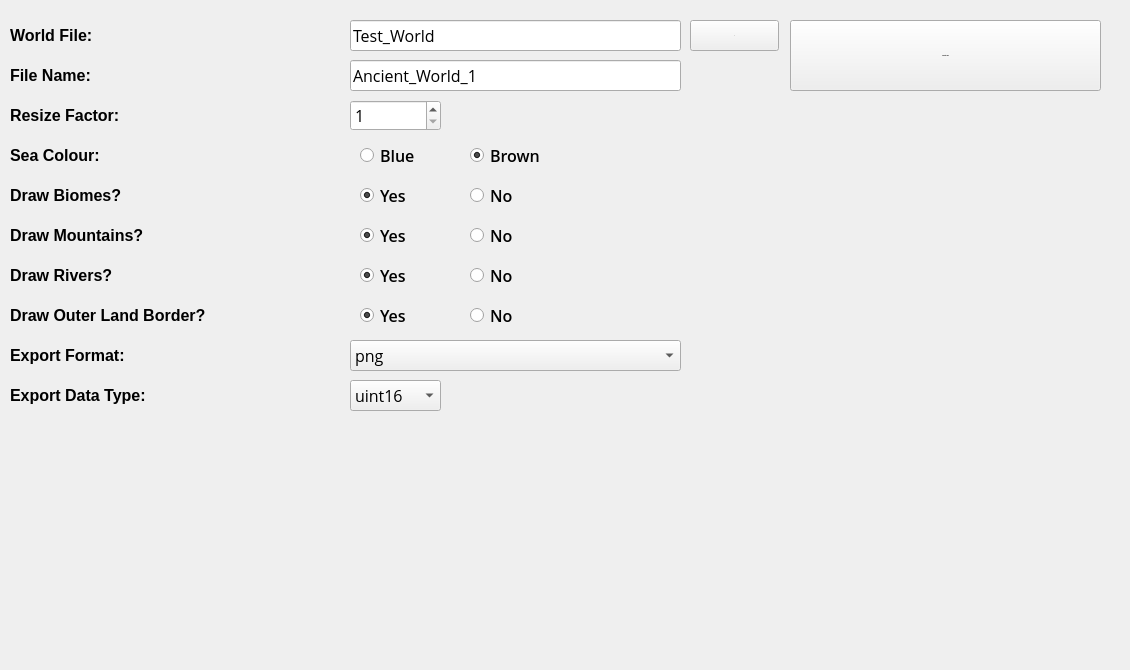
     <widget class="QWidget" name="tbAncient">
      <attribute name="title">
       <string>Ancient Map Generator</string>
      </attribute>
      <widget class="QLabel" name="label_33">
       <property name="geometry">
        <rect>
         <x>10</x>
         <y>20</y>
         <width>221</width>
         <height>31</height>
        </rect>
       </property>
       <property name="font">
        <font>
         <pointsize>12</pointsize>
         <weight>75</weight>
         <bold>true</bold>
        </font>
       </property>
       <property name="text">
        <string>World File:</string>
       </property>
      </widget>
      <widget class="QLabel" name="label_34">
       <property name="geometry">
        <rect>
         <x>10</x>
         <y>60</y>
         <width>121</width>
         <height>31</height>
        </rect>
       </property>
       <property name="font">
        <font>
         <pointsize>12</pointsize>
         <weight>75</weight>
         <bold>true</bold>
        </font>
       </property>
       <property name="text">
        <string>File Name:</string>
       </property>
      </widget>
      <widget class="QLineEdit" name="txtAncWorld">
       <property name="geometry">
        <rect>
         <x>350</x>
         <y>20</y>
         <width>331</width>
         <height>31</height>
        </rect>
       </property>
       <property name="font">
        <font>
         <family>Open Sans</family>
         <pointsize>12</pointsize>
        </font>
       </property>
       <property name="text">
        <string>Test_World</string>
       </property>
      </widget>
      <widget class="QLineEdit" name="txtAncFile">
       <property name="geometry">
        <rect>
         <x>350</x>
         <y>60</y>
         <width>331</width>
         <height>31</height>
        </rect>
       </property>
       <property name="font">
        <font>
         <family>Open Sans</family>
         <pointsize>12</pointsize>
        </font>
       </property>
       <property name="text">
        <string>Ancient_World_1</string>
       </property>
      </widget>
      <widget class="QPushButton" name="btnAncWorld">
       <property name="geometry">
        <rect>
         <x>690</x>
         <y>20</y>
         <width>89</width>
         <height>31</height>
        </rect>
       </property>
       <property name="font">
        <font>
         <pointsize>-1</pointsize>
         <weight>75</weight>
         <bold>true</bold>
        </font>
       </property>
       <property name="text">
        <string>...</string>
       </property>
      </widget>
      <widget class="QLabel" name="label_35">
       <property name="geometry">
        <rect>
         <x>10</x>
         <y>100</y>
         <width>121</width>
         <height>31</height>
        </rect>
       </property>
       <property name="font">
        <font>
         <pointsize>12</pointsize>
         <weight>75</weight>
         <bold>true</bold>
        </font>
       </property>
       <property name="text">
        <string>Resize Factor:</string>
       </property>
      </widget>
      <widget class="QSpinBox" name="spnResize">
       <property name="geometry">
        <rect>
         <x>350</x>
         <y>100</y>
         <width>91</width>
         <height>31</height>
        </rect>
       </property>
       <property name="font">
        <font>
         <family>Open Sans</family>
         <pointsize>-1</pointsize>
        </font>
       </property>
       <property name="styleSheet">
        <string notr="true">font-family: Open Sans;
font-size: 16px;</string>
       </property>
       <property name="minimum">
        <number>1</number>
       </property>
       <property name="maximum">
        <number>32</number>
       </property>
      </widget>
      <widget class="QLabel" name="label_36">
       <property name="geometry">
        <rect>
         <x>10</x>
         <y>140</y>
         <width>261</width>
         <height>31</height>
        </rect>
       </property>
       <property name="font">
        <font>
         <pointsize>12</pointsize>
         <weight>75</weight>
         <bold>true</bold>
        </font>
       </property>
       <property name="text">
        <string>Sea Colour:</string>
       </property>
      </widget>
      <widget class="QLabel" name="label_37">
       <property name="geometry">
        <rect>
         <x>10</x>
         <y>180</y>
         <width>261</width>
         <height>31</height>
        </rect>
       </property>
       <property name="font">
        <font>
         <pointsize>12</pointsize>
         <weight>75</weight>
         <bold>true</bold>
        </font>
       </property>
       <property name="text">
        <string>Draw Biomes?</string>
       </property>
      </widget>
      <widget class="QLabel" name="label_38">
       <property name="geometry">
        <rect>
         <x>10</x>
         <y>220</y>
         <width>261</width>
         <height>31</height>
        </rect>
       </property>
       <property name="font">
        <font>
         <pointsize>12</pointsize>
         <weight>75</weight>
         <bold>true</bold>
        </font>
       </property>
       <property name="text">
        <string>Draw Mountains?</string>
       </property>
      </widget>
      <widget class="QLabel" name="label_39">
       <property name="geometry">
        <rect>
         <x>10</x>
         <y>260</y>
         <width>261</width>
         <height>31</height>
        </rect>
       </property>
       <property name="font">
        <font>
         <pointsize>12</pointsize>
         <weight>75</weight>
         <bold>true</bold>
        </font>
       </property>
       <property name="text">
        <string>Draw Rivers?</string>
       </property>
      </widget>
      <widget class="QLabel" name="label_40">
       <property name="geometry">
        <rect>
         <x>10</x>
         <y>300</y>
         <width>261</width>
         <height>31</height>
        </rect>
       </property>
       <property name="font">
        <font>
         <pointsize>12</pointsize>
         <weight>75</weight>
         <bold>true</bold>
        </font>
       </property>
       <property name="text">
        <string>Draw Outer Land Border?</string>
       </property>
      </widget>
      <widget class="QLabel" name="label_41">
       <property name="geometry">
        <rect>
         <x>10</x>
         <y>380</y>
         <width>171</width>
         <height>31</height>
        </rect>
       </property>
       <property name="font">
        <font>
         <pointsize>12</pointsize>
         <weight>75</weight>
         <bold>true</bold>
        </font>
       </property>
       <property name="text">
        <string>Export Data Type:</string>
       </property>
      </widget>
      <widget class="QLabel" name="label_42">
       <property name="geometry">
        <rect>
         <x>10</x>
         <y>340</y>
         <width>161</width>
         <height>31</height>
        </rect>
       </property>
       <property name="font">
        <font>
         <pointsize>12</pointsize>
         <weight>75</weight>
         <bold>true</bold>
        </font>
       </property>
       <property name="text">
        <string>Export Format:</string>
       </property>
      </widget>
      <widget class="QPushButton" name="btnAncMap">
       <property name="geometry">
        <rect>
         <x>790</x>
         <y>20</y>
         <width>311</width>
         <height>71</height>
        </rect>
       </property>
       <property name="font">
        <font>
         <pointsize>-1</pointsize>
         <weight>75</weight>
         <bold>true</bold>
        </font>
       </property>
       <property name="text">
        <string>Generate Map</string>
       </property>
      </widget>
      <widget class="QComboBox" name="cboAncData">
       <property name="geometry">
        <rect>
         <x>350</x>
         <y>380</y>
         <width>91</width>
         <height>31</height>
        </rect>
       </property>
       <property name="font">
        <font>
         <family>Open Sans</family>
         <pointsize>12</pointsize>
        </font>
       </property>
       <property name="currentIndex">
        <number>3</number>
       </property>
       <item>
        <property name="text">
         <string>int8</string>
        </property>
       </item>
       <item>
        <property name="text">
         <string>uint8</string>
        </property>
       </item>
       <item>
        <property name="text">
         <string>int16</string>
        </property>
       </item>
       <item>
        <property name="text">
         <string>uint16</string>
        </property>
       </item>
       <item>
        <property name="text">
         <string>int32</string>
        </property>
       </item>
       <item>
        <property name="text">
         <string>uint32</string>
        </property>
       </item>
       <item>
        <property name="text">
         <string>int64</string>
        </property>
       </item>
       <item>
        <property name="text">
         <string>uint64</string>
        </property>
       </item>
       <item>
        <property name="text">
         <string>float16</string>
        </property>
       </item>
       <item>
        <property name="text">
         <string>float32</string>
        </property>
       </item>
       <item>
        <property name="text">
         <string>float64</string>
        </property>
       </item>
      </widget>
      <widget class="QComboBox" name="cboAncFormat">
       <property name="geometry">
        <rect>
         <x>350</x>
         <y>340</y>
         <width>331</width>
         <height>31</height>
        </rect>
       </property>
       <property name="font">
        <font>
         <family>Open Sans</family>
         <pointsize>12</pointsize>
        </font>
       </property>
       <property name="currentIndex">
        <number>3</number>
       </property>
       <item>
        <property name="text">
         <string>Arc/Info ASCII Grid</string>
        </property>
       </item>
       <item>
        <property name="text">
         <string>ACE2</string>
        </property>
       </item>
       <item>
        <property name="text">
         <string>ADRG/ARC Digitilized Raster Graphics (.gen/.thf)</string>
        </property>
       </item>
       <item>
        <property name="text">
         <string>png</string>
        </property>
       </item>
      </widget>
      <widget class="QGroupBox" name="grpSea">
       <property name="geometry">
        <rect>
         <x>350</x>
         <y>140</y>
         <width>201</width>
         <height>31</height>
        </rect>
       </property>
       <property name="styleSheet">
        <string notr="true">font-family: Open Sans;
font-size: 16px;
font-style: normal;
font-variant: normal;
font-weight: 500;
border:0;</string>
       </property>
       <property name="title">
        <string/>
       </property>
       <widget class="QRadioButton" name="rdoSeaBlue">
        <property name="geometry">
         <rect>
          <x>10</x>
          <y>0</y>
          <width>86</width>
          <height>31</height>
         </rect>
        </property>
        <property name="text">
         <string>Blue</string>
        </property>
       </widget>
       <widget class="QRadioButton" name="rdoSeaBrown">
        <property name="geometry">
         <rect>
          <x>120</x>
          <y>0</y>
          <width>86</width>
          <height>31</height>
         </rect>
        </property>
        <property name="text">
         <string>Brown</string>
        </property>
        <property name="checked">
         <bool>true</bool>
        </property>
       </widget>
      </widget>
      <widget class="QGroupBox" name="grpBiomes">
       <property name="geometry">
        <rect>
         <x>350</x>
         <y>180</y>
         <width>201</width>
         <height>31</height>
        </rect>
       </property>
       <property name="styleSheet">
        <string notr="true">font-family: Open Sans;
font-size: 16px;
font-style: normal;
font-variant: normal;
font-weight: 500;
border:0;</string>
       </property>
       <property name="title">
        <string/>
       </property>
       <widget class="QRadioButton" name="rdoBiomesYes">
        <property name="geometry">
         <rect>
          <x>10</x>
          <y>0</y>
          <width>86</width>
          <height>31</height>
         </rect>
        </property>
        <property name="text">
         <string>Yes</string>
        </property>
        <property name="checked">
         <bool>true</bool>
        </property>
       </widget>
       <widget class="QRadioButton" name="rdoBiomesNo">
        <property name="geometry">
         <rect>
          <x>120</x>
          <y>0</y>
          <width>86</width>
          <height>31</height>
         </rect>
        </property>
        <property name="text">
         <string>No</string>
        </property>
        <property name="checked">
         <bool>false</bool>
        </property>
       </widget>
      </widget>
      <widget class="QGroupBox" name="grpMountains">
       <property name="geometry">
        <rect>
         <x>350</x>
         <y>220</y>
         <width>201</width>
         <height>31</height>
        </rect>
       </property>
       <property name="styleSheet">
        <string notr="true">font-family: Open Sans;
font-size: 16px;
font-style: normal;
font-variant: normal;
font-weight: 500;
border:0;</string>
       </property>
       <property name="title">
        <string/>
       </property>
       <widget class="QRadioButton" name="rdoMountYes">
        <property name="geometry">
         <rect>
          <x>10</x>
          <y>0</y>
          <width>86</width>
          <height>31</height>
         </rect>
        </property>
        <property name="text">
         <string>Yes</string>
        </property>
        <property name="checked">
         <bool>true</bool>
        </property>
       </widget>
       <widget class="QRadioButton" name="rdoMountNo">
        <property name="geometry">
         <rect>
          <x>120</x>
          <y>0</y>
          <width>86</width>
          <height>31</height>
         </rect>
        </property>
        <property name="text">
         <string>No</string>
        </property>
        <property name="checked">
         <bool>false</bool>
        </property>
       </widget>
      </widget>
      <widget class="QGroupBox" name="grpRivers">
       <property name="geometry">
        <rect>
         <x>350</x>
         <y>260</y>
         <width>201</width>
         <height>31</height>
        </rect>
       </property>
       <property name="styleSheet">
        <string notr="true">font-family: Open Sans;
font-size: 16px;
font-style: normal;
font-variant: normal;
font-weight: 500;
border:0;</string>
       </property>
       <property name="title">
        <string/>
       </property>
       <widget class="QRadioButton" name="rdoRiverYes">
        <property name="geometry">
         <rect>
          <x>10</x>
          <y>0</y>
          <width>86</width>
          <height>31</height>
         </rect>
        </property>
        <property name="text">
         <string>Yes</string>
        </property>
        <property name="checked">
         <bool>true</bool>
        </property>
       </widget>
       <widget class="QRadioButton" name="rdoRiverNo">
        <property name="geometry">
         <rect>
          <x>120</x>
          <y>0</y>
          <width>86</width>
          <height>31</height>
         </rect>
        </property>
        <property name="text">
         <string>No</string>
        </property>
        <property name="checked">
         <bool>false</bool>
        </property>
       </widget>
      </widget>
      <widget class="QGroupBox" name="grpBorder">
       <property name="geometry">
        <rect>
         <x>350</x>
         <y>300</y>
         <width>201</width>
         <height>31</height>
        </rect>
       </property>
       <property name="styleSheet">
        <string notr="true">font-family: Open Sans;
font-size: 16px;
font-style: normal;
font-variant: normal;
font-weight: 500;
border:0;</string>
       </property>
       <property name="title">
        <string/>
       </property>
       <widget class="QRadioButton" name="rdoLandYes">
        <property name="geometry">
         <rect>
          <x>10</x>
          <y>0</y>
          <width>86</width>
          <height>31</height>
         </rect>
        </property>
        <property name="text">
         <string>Yes</string>
        </property>
        <property name="checked">
         <bool>true</bool>
        </property>
       </widget>
       <widget class="QRadioButton" name="rdoLandNo">
        <property name="geometry">
         <rect>
          <x>120</x>
          <y>0</y>
          <width>86</width>
          <height>31</height>
         </rect>
        </property>
        <property name="text">
         <string>No</string>
        </property>
        <property name="checked">
         <bool>false</bool>
        </property>
       </widget>
      </widget>
      <widget class="QLabel" name="label_3">
       <property name="geometry">
        <rect>
         <x>0</x>
         <y>0</y>
         <width>1121</width>
         <height>661</height>
        </rect>
       </property>
       <property name="text">
        <string/>
       </property>
       <property name="pixmap">
        <pixmap resource="worldengine.qrc">:/Images/ancient_map_seed_48791.png</pixmap>
       </property>
       <property name="scaledContents">
        <bool>true</bool>
       </property>
      </widget>
      <zorder>label_3</zorder>
      <zorder>label_33</zorder>
      <zorder>label_34</zorder>
      <zorder>txtAncWorld</zorder>
      <zorder>txtAncFile</zorder>
      <zorder>btnAncWorld</zorder>
      <zorder>label_35</zorder>
      <zorder>spnResize</zorder>
      <zorder>label_36</zorder>
      <zorder>label_37</zorder>
      <zorder>label_38</zorder>
      <zorder>label_39</zorder>
      <zorder>label_40</zorder>
      <zorder>label_41</zorder>
      <zorder>label_42</zorder>
      <zorder>btnAncMap</zorder>
      <zorder>cboAncData</zorder>
      <zorder>cboAncFormat</zorder>
      <zorder>grpSea</zorder>
      <zorder>grpBiomes</zorder>
      <zorder>grpMountains</zorder>
      <zorder>grpRivers</zorder>
      <zorder>grpBorder</zorder>
     </widget>
